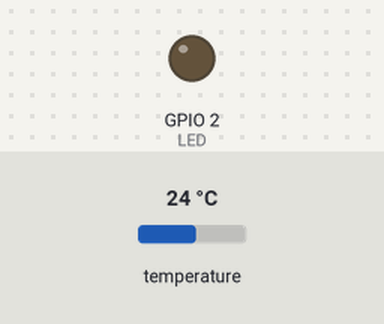
A program run on a simulated ESP32. Parts: output pins drawn as LEDs (lit = HIGH). The inputs (shaded band) are chosen by the test bench; at power-on: temperature 24 °C. WiFi joins after 1.5 s; servers stay silent unless stated; what the program prints to the serial monitor is not drawn.

Above: at 0.1 s.
At 1.1 s:
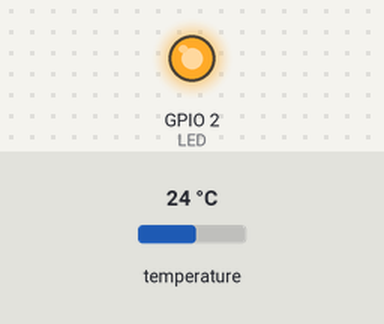
Timing chart, 0 to 2.6 s (numbered marks = the images above):
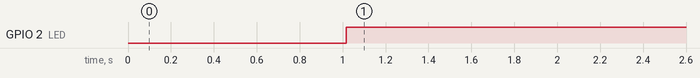

Measured:
- by itself, GPIO 2 (LED): LOW → HIGH at 1.0 s

The program:

main.cpp
```cpp
#include <Arduino.h>
#include <WiFi.h>
#include <OneWire.h> //INCLUSÃO DE BIBLIOTECA
#include <DallasTemperature.h> //INCLUSÃO DE BIBLIOTECA.
#include <WiFiServer.h>

#define LED 2
#define DS18B20 15

// Set web server port number to 80
WiFiServer sv(80);//Cria o objeto servidor na porta 555
WiFiClient cl;//Cria o objeto cliente.

OneWire ourWire(DS18B20); //CONFIGURA UMA INSTÂNCIA ONEWIRE PARA SE COMUNICAR COM O SENSOR
DallasTemperature sensors(&ourWire); //BIBLIOTECA DallasTemperature UTILIZA A OneWire

const char* ssid = "Sensor_Temp";              	// ssid do seu roteador
const char* password = "16a16235c";		// password do seu roteador

// Global temperature reading
float temp;
int timer100ms;
int timer1s;
int timerReadSensor;
int temp2;
String setTemp;
String msg;


// Numero de amostras na leitura
const int nAmostras = 100;

volatile int interruptCounter;
int totalInterruptCounter;
bool enviar = false;

hw_timer_t * timer = NULL;
portMUX_TYPE timerMux = portMUX_INITIALIZER_UNLOCKED;


void IRAM_ATTR onTimer() {
  portENTER_CRITICAL_ISR(&timerMux);
  timer100ms--;
  timer1s--;
  if (!timer100ms){
      timer100ms = 100;
  }
  if (!timer1s){
      timer1s = 1000;
      timerReadSensor--;
  }
  portEXIT_CRITICAL_ISR(&timerMux);
}

void setup() {

    timer100ms = 100;
    timer1s = 1000;
    setTemp = "3000";

	Serial.begin (115200);
	pinMode(LED, OUTPUT);

	WiFi.mode(WIFI_AP);
	WiFi.softAP(ssid, password);

	sv.begin();

	sensors.begin(); //INICIA O SENSOR

    timer = timerBegin(0, 80, true);
    timerAttachInterrupt(timer, &onTimer, true);
    timerAlarmWrite(timer, 1000, true);
    timerAlarmEnable(timer);

	delay(1000); //INTERVALO DE 1 SEGUNDO
}
void tcp()//Sub rotina que verifica novos clientes e se sim, envia o HTML.
{
    if (cl.connected())//Detecta se há clientes conectados no servidor.
    {
        if (enviar == true)
        {
            msg = "S" + setTemp + "T" + temp2 + "\n";
            cl.print(msg);
            Serial.println("enviando");
            enviar = false;
        }
        if (cl.available() > 0)//Verifica se o cliente conectado tem dados para serem lidos.
        {
            String req = "";
            while (cl.available() > 0)//Armazena cada Byte (letra/char) na String para formar a mensagem recebida.
            {
                char z = cl.read();
                req += z;
            }
            //Mostra a mensagem recebida do cliente no Serial Monitor.
            Serial.print("\nUm cliente enviou uma mensagem");
            Serial.print("\n...IP do cliente: ");
            Serial.print(cl.remoteIP());
            Serial.print("\n...IP do servidor: ");
            Serial.print(WiFi.softAPIP());
            Serial.print("\n...Mensagem do cliente: " + req + "\n");

            int req1 = req.toInt();
            Serial.println(req1);
            Serial.println(req);

             if (req1 >= 1000) {
                setTemp = req;
                enviar = true;
            }
			if (req == "R1\n")
			{
                enviar = true;
			}
        }
    }
    else//Se nao houver cliente conectado,
    {
        cl = sv.available();//Disponabiliza o servidor para o cliente se conectar.
        delay(1);
    }

}

void ligaSaida(){
   int tempInt =  setTemp.toInt();
   if (temp2 >= tempInt) {
        digitalWrite(LED, LOW);
    } else
    {
        digitalWrite(LED, HIGH);
    }
}


void readSensor(){

    if (timerReadSensor <= 0){
        sensors.requestTemperatures();
        temp = sensors.getTempCByIndex(0);
        temp2 =temp *100;
        Serial.println(temp2);
        timerReadSensor = 3;
    }
}

void loop(){

	tcp();
    ligaSaida();
    readSensor();
}
```

main_copy_2.cpp
```cpp
/*

#include <Arduino.h>
#include <WiFi.h>
#include <OneWire.h> //INCLUSÃO DE BIBLIOTECA
#include <DallasTemperature.h> //INCLUSÃO DE BIBLIOTECA

#include <WebServer.h>

#include "index.h"  //Web page header file

#define LED 2
#define DS18B20 15

// Set web server port number to 80
WebServer server(80);


OneWire ourWire(DS18B20); //CONFIGURA UMA INSTÂNCIA ONEWIRE PARA SE COMUNICAR COM O SENSOR
DallasTemperature sensors(&ourWire); //BIBLIOTECA DallasTemperature UTILIZA A OneWire

const char* ssid = "Masson";              	// ssid do seu roteador
const char* password = "16a16235c";		// password do seu roteador

// Global temperature reading
float temp;


// Numero de amostras na leitura
const int nAmostras = 100;

//===============================================================
// This routine is executed when you open its IP in browser
//===============================================================
void handleADC() {

	sensors.requestTemperatures();
	temp = sensors.getTempCByIndex(0);

 	String adcValue = String(temp);

 	server.send(200, "text/plane", adcValue); //Send ADC value only to client ajax request
}

void handleRoot() {
 String s = MAIN_page; //Read HTML contents
 server.send(200, "text/html", s); //Send web page
}


void setup() {
	Serial.begin (115200);
	pinMode(LED, OUTPUT);

	Serial.print("Connecting to ");
	Serial.println(ssid);
	WiFi.begin(ssid, password);
	while (WiFi.status() != WL_CONNECTED) {
		delay(500);
		Serial.print(".");
	}

	// Print local IP address and start web server
	Serial.println("");
	Serial.println("WiFi conectada.");
	Serial.println("Endereço de IP: ");
	Serial.println(WiFi.localIP());

	server.on("/", handleRoot);      //This is display page
  	server.on("/readADC", handleADC);//To get update of ADC Value only

	server.begin();

	sensors.begin(); //INICIA O SENSOR

	delay(1000); //INTERVALO DE 1 SEGUNDO
}

void loop(){

	/*sensors.requestTemperatures();//SOLICITA QUE A FUNÇÃO INFORME A TEMPERATURA DO SENSOR
	Serial.print("Temperatura: "); //IMPRIME O TEXTO NA SERIAL
	Serial.print(sensors.getTempCByIndex(0)); //IMPRIME NA SERIAL O VALOR DE TEMPERATURA MEDIDO
	Serial.println("*C"); //IMPRIME O TEXTO NA SERIAL
	server.handleClient();
	delay(1);
	handleRoot();

}


*/
```

main_copy.cpp
```cpp
/*
#include <Arduino.h>
#include <WiFi.h>
#include <OneWire.h> //INCLUSÃO DE BIBLIOTECA
#include <DallasTemperature.h> //INCLUSÃO DE BIBLIOTECA

#define LED 2
#define DS18B20 15

// Set web server port number to 80
WiFiServer server(80);

// Variable to store the HTTP request
String header;

String html;//String que armazena o corpo do site.

// Auxiliar variables to store the current output state
String output26State = "off";
String output27State = "off";

// Assign output variables to GPIO pins
const int output26 = 26;
const int output27 = 27;

OneWire ourWire(DS18B20); //CONFIGURA UMA INSTÂNCIA ONEWIRE PARA SE COMUNICAR COM O SENSOR
DallasTemperature sensors(&ourWire); //BIBLIOTECA DallasTemperature UTILIZA A OneWire

const char* ssid = "Masson";              	// ssid do seu roteador
const char* password = "16a16235c";		// password do seu roteador

// Global temperature reading
float temp;


// Numero de amostras na leitura
const int nAmostras = 100;

void setup() {
	Serial.begin (115200);
	pinMode(LED, OUTPUT);

	Serial.print("Connecting to ");
	Serial.println(ssid);
	WiFi.begin(ssid, password);
	while (WiFi.status() != WL_CONNECTED) {
		delay(500);
		Serial.print(".");
	}

	// Print local IP address and start web server
	Serial.println("");
	Serial.println("WiFi conectada.");
	Serial.println("Endereço de IP: ");
	Serial.println(WiFi.localIP());

	server.begin();

	sensors.begin(); //INICIA O SENSOR

	delay(1000); //INTERVALO DE 1 SEGUNDO
}
void http()//Sub rotina que verifica novos clientes e se sim, envia o HTML.
{
   WiFiClient client = server.available();//Diz ao cliente que há um servidor disponivel.

	if (client) {
    	Serial.println("New Client.");
		String currentLine = "";
		while (client.connected()) {
		if (client.available()) {
			char c = client.read();
			Serial.write(c);
			if (c == '\n') {
			if (currentLine.length() == 0) {
				client.println("HTTP/1.1 200 OK");
				client.println("Content-type:text/html");
				client.println("<head><meta http-equiv='refresh' content='1'></head>");
				sensors.requestTemperatures();
				temp = sensors.getTempCByIndex(0);
				client.println();
				client.print("Click <a href=\"/H\">here</a> to turn the LED on pin 2 on.<br>");
				client.print("Click <a href=\"/L\">here</a> to turn the LED on pin 2 off.<br>");
				client.print("Temperaratura");
				client.print((float)temp);
				client.print(".<br>");
				client.println();
				break;
			} else {
				currentLine = "";
			}
			} else if (c != '\r') {
			currentLine += c;
			}
			if (currentLine.endsWith("GET /H")) {
			digitalWrite(LED, HIGH);
			}
			if (currentLine.endsWith("GET /L")) {
			digitalWrite(LED, LOW);
			}
		}
		}
		client.stop();
		Serial.println("Client Disconnected.");
	}

}

void loop(){

	/*sensors.requestTemperatures();//SOLICITA QUE A FUNÇÃO INFORME A TEMPERATURA DO SENSOR
	Serial.print("Temperatura: "); //IMPRIME O TEXTO NA SERIAL
	Serial.print(sensors.getTempCByIndex(0)); //IMPRIME NA SERIAL O VALOR DE TEMPERATURA MEDIDO
	Serial.println("*C"); //IMPRIME O TEXTO NA SERIAL
	http();


}
*/
```
